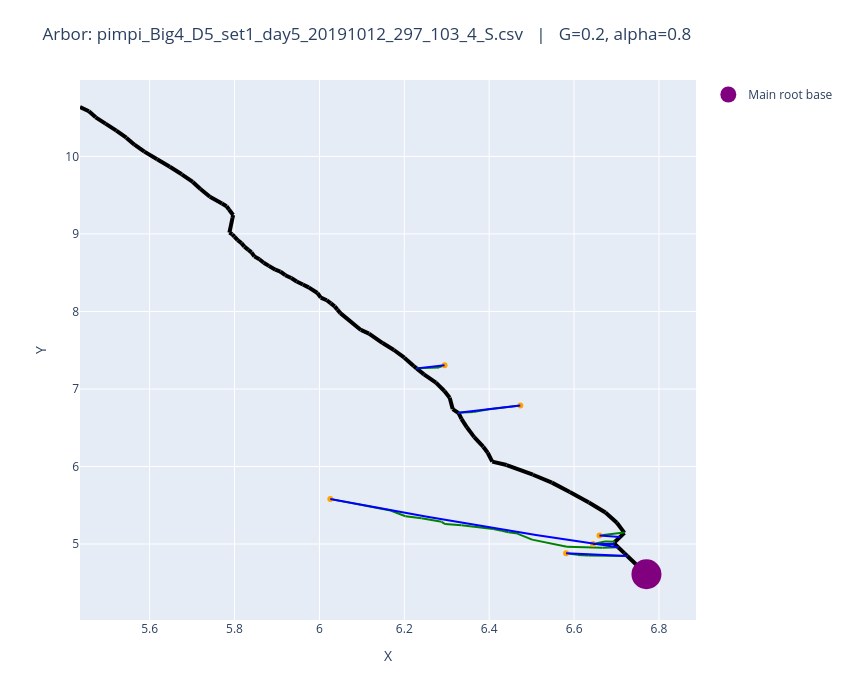

Notebook source saved alongside this figure:
### Code cell
fname = "pimpi_Big4_D5_set1_day5_20191012_297_103_4_S.csv"
plot_arbors(fname, 0.2, 0.8)

### Figure 1 — Plotly figure (JSON) as saved in the notebook; plotly's stock layout.template omitted (floating-point values rounded to 4 significant figures)
{"data": [{"line": {"color": "black", "width": 4}, "mode": "lines", "showlegend": false, "type": "scatter", "x": [6.77, 6.725], "y": [4.61, 4.846]}, {"line": {"color": "black", "width": 4}, "mode": "lines", "showlegend": false, "type": "scatter", "x": [6.725, 6.718], "y": [4.846, 4.882]}, {"line": {"color": "black", "width": 4}, "mode": "lines", "showlegend": false, "type": "scatter", "x": [6.718, 6.704], "y": [4.882, 4.958]}, {"line": {"color": "black", "width": 4}, "mode": "lines", "showlegend": false, "type": "scatter", "x": [6.704, 6.693], "y": [4.958, 5.013]}, {"line": {"color": "black", "width": 4}, "mode": "lines", "showlegend": false, "type": "scatter", "x": [6.693, 6.696], "y": [5.013, 5.029]}, {"line": {"color": "black", "width": 4}, "mode": "lines", "showlegend": false, "type": "scatter", "x": [6.696, 6.719], "y": [5.029, 5.144]}, {"line": {"color": "black", "width": 4}, "mode": "lines", "showlegend": false, "type": "scatter", "x": [6.719, 6.718], "y": [5.144, 5.147]}, {"line": {"color": "black", "width": 4}, "mode": "lines", "showlegend": false, "type": "scatter", "x": [6.718, 6.701], "y": [5.147, 5.274]}, {"line": {"color": "black", "width": 4}, "mode": "lines", "showlegend": false, "type": "scatter", "x": [6.701, 6.674], "y": [5.274, 5.406]}, {"line": {"color": "black", "width": 4}, "mode": "lines", "showlegend": false, "type": "scatter", "x": [6.674, 6.635], "y": [5.406, 5.536]}, {"line": {"color": "black", "width": 4}, "mode": "lines", "showlegend": false, "type": "scatter", "x": [6.635, 6.59], "y": [5.536, 5.672]}, {"line": {"color": "black", "width": 4}, "mode": "lines", "showlegend": false, "type": "scatter", "x": [6.59, 6.548], "y": [5.672, 5.792]}, {"line": {"color": "black", "width": 4}, "mode": "lines", "showlegend": false, "type": "scatter", "x": [6.548, 6.503], "y": [5.792, 5.894]}, {"line": {"color": "black", "width": 4}, "mode": "lines", "showlegend": false, "type": "scatter", "x": [6.503, 6.441], "y": [5.894, 6.019]}, {"line": {"color": "black", "width": 4}, "mode": "lines", "showlegend": false, "type": "scatter", "x": [6.441, 6.407], "y": [6.019, 6.063]}, {"line": {"color": "black", "width": 4}, "mode": "lines", "showlegend": false, "type": "scatter", "x": [6.407, 6.396], "y": [6.063, 6.177]}, {"line": {"color": "black", "width": 4}, "mode": "lines", "showlegend": false, "type": "scatter", "x": [6.396, 6.386], "y": [6.177, 6.255]}, {"line": {"color": "black", "width": 4}, "mode": "lines", "showlegend": false, "type": "scatter", "x": [6.386, 6.365], "y": [6.255, 6.379]}, {"line": {"color": "black", "width": 4}, "mode": "lines", "showlegend": false, "type": "scatter", "x": [6.365, 6.347], "y": [6.379, 6.505]}, {"line": {"color": "black", "width": 4}, "mode": "lines", "showlegend": false, "type": "scatter", "x": [6.347, 6.335], "y": [6.505, 6.615]}, {"line": {"color": "black", "width": 4}, "mode": "lines", "showlegend": false, "type": "scatter", "x": [6.335, 6.328], "y": [6.615, 6.688]}, {"line": {"color": "black", "width": 4}, "mode": "lines", "showlegend": false, "type": "scatter", "x": [6.328, 6.327], "y": [6.688, 6.692]}, {"line": {"color": "black", "width": 4}, "mode": "lines", "showlegend": false, "type": "scatter", "x": [6.327, 6.314], "y": [6.692, 6.741]}, {"line": {"color": "black", "width": 4}, "mode": "lines", "showlegend": false, "type": "scatter", "x": [6.314, 6.307], "y": [6.741, 6.888]}, {"line": {"color": "black", "width": 4}, "mode": "lines", "showlegend": false, "type": "scatter", "x": [6.307, 6.294], "y": [6.888, 6.973]}, {"line": {"color": "black", "width": 4}, "mode": "lines", "showlegend": false, "type": "scatter", "x": [6.294, 6.275], "y": [6.973, 7.082]}, {"line": {"color": "black", "width": 4}, "mode": "lines", "showlegend": false, "type": "scatter", "x": [6.275, 6.246], "y": [7.082, 7.188]}, {"line": {"color": "black", "width": 4}, "mode": "lines", "showlegend": false, "type": "scatter", "x": [6.246, 6.229], "y": [7.188, 7.266]}, {"line": {"color": "black", "width": 4}, "mode": "lines", "showlegend": false, "type": "scatter", "x": [6.229, 6.222], "y": [7.266, 7.296]}, {"line": {"color": "black", "width": 4}, "mode": "lines", "showlegend": false, "type": "scatter", "x": [6.222, 6.2], "y": [7.296, 7.404]}, {"line": {"color": "black", "width": 4}, "mode": "lines", "showlegend": false, "type": "scatter", "x": [6.2, 6.176], "y": [7.404, 7.502]}, {"line": {"color": "black", "width": 4}, "mode": "lines", "showlegend": false, "type": "scatter", "x": [6.176, 6.149], "y": [7.502, 7.592]}, {"line": {"color": "black", "width": 4}, "mode": "lines", "showlegend": false, "type": "scatter", "x": [6.149, 6.117], "y": [7.592, 7.715]}, {"line": {"color": "black", "width": 4}, "mode": "lines", "showlegend": false, "type": "scatter", "x": [6.117, 6.098], "y": [7.715, 7.761]}, {"line": {"color": "black", "width": 4}, "mode": "lines", "showlegend": false, "type": "scatter", "x": [6.098, 6.049], "y": [7.761, 7.978]}, {"line": {"color": "black", "width": 4}, "mode": "lines", "showlegend": false, "type": "scatter", "x": [6.049, 6.042], "y": [7.978, 8.023]}, {"line": {"color": "black", "width": 4}, "mode": "lines", "showlegend": false, "type": "scatter", "x": [6.042, 6.036], "y": [8.023, 8.065]}, {"line": {"color": "black", "width": 4}, "mode": "lines", "showlegend": false, "type": "scatter", "x": [6.036, 6.027], "y": [8.065, 8.104]}, {"line": {"color": "black", "width": 4}, "mode": "lines", "showlegend": false, "type": "scatter", "x": [6.027, 6.017], "y": [8.104, 8.145]}, {"line": {"color": "black", "width": 4}, "mode": "lines", "showlegend": false, "type": "scatter", "x": [6.017, 6.003], "y": [8.145, 8.179]}, {"line": {"color": "black", "width": 4}, "mode": "lines", "showlegend": false, "type": "scatter", "x": [6.003, 5.995], "y": [8.179, 8.238]}, {"line": {"color": "black", "width": 4}, "mode": "lines", "showlegend": false, "type": "scatter", "x": [5.995, 5.975], "y": [8.238, 8.31]}, {"line": {"color": "black", "width": 4}, "mode": "lines", "showlegend": false, "type": "scatter", "x": [5.975, 5.961], "y": [8.31, 8.347]}, {"line": {"color": "black", "width": 4}, "mode": "lines", "showlegend": false, "type": "scatter", "x": [5.961, 5.946], "y": [8.347, 8.387]}, {"line": {"color": "black", "width": 4}, "mode": "lines", "showlegend": false, "type": "scatter", "x": [5.946, 5.934], "y": [8.387, 8.431]}, {"line": {"color": "black", "width": 4}, "mode": "lines", "showlegend": false, "type": "scatter", "x": [5.934, 5.92], "y": [8.431, 8.467]}, {"line": {"color": "black", "width": 4}, "mode": "lines", "showlegend": false, "type": "scatter", "x": [5.92, 5.908], "y": [8.467, 8.515]}, {"line": {"color": "black", "width": 4}, "mode": "lines", "showlegend": false, "type": "scatter", "x": [5.908, 5.896], "y": [8.515, 8.538]}, {"line": {"color": "black", "width": 4}, "mode": "lines", "showlegend": false, "type": "scatter", "x": [5.896, 5.881], "y": [8.538, 8.588]}, {"line": {"color": "black", "width": 4}, "mode": "lines", "showlegend": false, "type": "scatter", "x": [5.881, 5.869], "y": [8.588, 8.629]}, {"line": {"color": "black", "width": 4}, "mode": "lines", "showlegend": false, "type": "scatter", "x": [5.869, 5.859], "y": [8.629, 8.673]}, {"line": {"color": "black", "width": 4}, "mode": "lines", "showlegend": false, "type": "scatter", "x": [5.859, 5.847], "y": [8.673, 8.711]}, {"line": {"color": "black", "width": 4}, "mode": "lines", "showlegend": false, "type": "scatter", "x": [5.847, 5.84], "y": [8.711, 8.762]}, {"line": {"color": "black", "width": 4}, "mode": "lines", "showlegend": false, "type": "scatter", "x": [5.84, 5.833], "y": [8.762, 8.795]}, {"line": {"color": "black", "width": 4}, "mode": "lines", "showlegend": false, "type": "scatter", "x": [5.833, 5.823], "y": [8.795, 8.836]}, {"line": {"color": "black", "width": 4}, "mode": "lines", "showlegend": false, "type": "scatter", "x": [5.823, 5.816], "y": [8.836, 8.881]}, {"line": {"color": "black", "width": 4}, "mode": "lines", "showlegend": false, "type": "scatter", "x": [5.816, 5.807], "y": [8.881, 8.919]}, {"line": {"color": "black", "width": 4}, "mode": "lines", "showlegend": false, "type": "scatter", "x": [5.807, 5.8], "y": [8.919, 8.964]}, {"line": {"color": "black", "width": 4}, "mode": "lines", "showlegend": false, "type": "scatter", "x": [5.8, 5.795], "y": [8.964, 8.995]}, {"line": {"color": "black", "width": 4}, "mode": "lines", "showlegend": false, "type": "scatter", "x": [5.795, 5.788], "y": [8.995, 9.017]}, {"line": {"color": "black", "width": 4}, "mode": "lines", "showlegend": false, "type": "scatter", "x": [5.788, 5.795], "y": [9.017, 9.208]}, {"line": {"color": "black", "width": 4}, "mode": "lines", "showlegend": false, "type": "scatter", "x": [5.795, 5.797], "y": [9.208, 9.244]}, {"line": {"color": "black", "width": 4}, "mode": "lines", "showlegend": false, "type": "scatter", "x": [5.797, 5.787], "y": [9.244, 9.315]}, {"line": {"color": "black", "width": 4}, "mode": "lines", "showlegend": false, "type": "scatter", "x": [5.787, 5.781], "y": [9.315, 9.357]}, {"line": {"color": "black", "width": 4}, "mode": "lines", "showlegend": false, "type": "scatter", "x": [5.781, 5.77], "y": [9.357, 9.392]}, {"line": {"color": "black", "width": 4}, "mode": "lines", "showlegend": false, "type": "scatter", "x": [5.77, 5.742], "y": [9.392, 9.479]}, {"line": {"color": "black", "width": 4}, "mode": "lines", "showlegend": false, "type": "scatter", "x": [5.742, 5.72], "y": [9.479, 9.58]}, {"line": {"color": "black", "width": 4}, "mode": "lines", "showlegend": false, "type": "scatter", "x": [5.72, 5.702], "y": [9.58, 9.671]}, {"line": {"color": "black", "width": 4}, "mode": "lines", "showlegend": false, "type": "scatter", "x": [5.702, 5.676], "y": [9.671, 9.77]}, {"line": {"color": "black", "width": 4}, "mode": "lines", "showlegend": false, "type": "scatter", "x": [5.676, 5.648], "y": [9.77, 9.867]}, {"line": {"color": "black", "width": 4}, "mode": "lines", "showlegend": false, "type": "scatter", "x": [5.648, 5.618], "y": [9.867, 9.965]}, {"line": {"color": "black", "width": 4}, "mode": "lines", "showlegend": false, "type": "scatter", "x": [5.618, 5.588], "y": [9.965, 10.06]}, {"line": {"color": "black", "width": 4}, "mode": "lines", "showlegend": false, "type": "scatter", "x": [5.588, 5.564], "y": [10.06, 10.15]}, {"line": {"color": "black", "width": 4}, "mode": "lines", "showlegend": false, "type": "scatter", "x": [5.564, 5.545], "y": [10.15, 10.24]}, {"line": {"color": "black", "width": 4}, "mode": "lines", "showlegend": false, "type": "scatter", "x": [5.545, 5.522], "y": [10.24, 10.33]}, {"line": {"color": "black", "width": 4}, "mode": "lines", "showlegend": false, "type": "scatter", "x": [5.522, 5.496], "y": [10.33, 10.42]}, {"line": {"color": "black", "width": 4}, "mode": "lines", "showlegend": false, "type": "scatter", "x": [5.496, 5.473], "y": [10.42, 10.5]}, {"line": {"color": "black", "width": 4}, "mode": "lines", "showlegend": false, "type": "scatter", "x": [5.473, 5.457], "y": [10.5, 10.58]}, {"line": {"color": "black", "width": 4}, "mode": "lines", "showlegend": false, "type": "scatter", "x": [5.457, 5.436], "y": [10.58, 10.64]}, {"line": {"color": "green", "width": 2}, "mode": "lines", "showlegend": false, "type": "scatter", "x": [6.66, 6.717], "y": [5.109, 5.147]}, {"line": {"color": "green", "width": 2}, "mode": "lines", "showlegend": false, "type": "scatter", "x": [6.717, 6.718], "y": [5.147, 5.147]}, {"line": {"color": "green", "width": 2}, "mode": "lines", "showlegend": false, "type": "scatter", "x": [6.645, 6.673], "y": [5.001, 5.034]}, {"line": {"color": "green", "width": 2}, "mode": "lines", "showlegend": false, "type": "scatter", "x": [6.673, 6.696], "y": [5.034, 5.029]}, {"line": {"color": "green", "width": 2}, "mode": "lines", "showlegend": false, "type": "scatter", "x": [6.026, 6.045], "y": [5.581, 5.559]}, {"line": {"color": "green", "width": 2}, "mode": "lines", "showlegend": false, "type": "scatter", "x": [6.045, 6.08], "y": [5.559, 5.524]}, {"line": {"color": "green", "width": 2}, "mode": "lines", "showlegend": false, "type": "scatter", "x": [6.08, 6.115], "y": [5.524, 5.486]}, {"line": {"color": "green", "width": 2}, "mode": "lines", "showlegend": false, "type": "scatter", "x": [6.115, 6.168], "y": [5.486, 5.433]}, {"line": {"color": "green", "width": 2}, "mode": "lines", "showlegend": false, "type": "scatter", "x": [6.168, 6.203], "y": [5.433, 5.358]}, {"line": {"color": "green", "width": 2}, "mode": "lines", "showlegend": false, "type": "scatter", "x": [6.203, 6.241], "y": [5.358, 5.332]}, {"line": {"color": "green", "width": 2}, "mode": "lines", "showlegend": false, "type": "scatter", "x": [6.241, 6.288], "y": [5.332, 5.286]}, {"line": {"color": "green", "width": 2}, "mode": "lines", "showlegend": false, "type": "scatter", "x": [6.288, 6.296], "y": [5.286, 5.257]}, {"line": {"color": "green", "width": 2}, "mode": "lines", "showlegend": false, "type": "scatter", "x": [6.296, 6.335], "y": [5.257, 5.241]}, {"line": {"color": "green", "width": 2}, "mode": "lines", "showlegend": false, "type": "scatter", "x": [6.335, 6.41], "y": [5.241, 5.194]}, {"line": {"color": "green", "width": 2}, "mode": "lines", "showlegend": false, "type": "scatter", "x": [6.41, 6.43], "y": [5.194, 5.169]}, {"line": {"color": "green", "width": 2}, "mode": "lines", "showlegend": false, "type": "scatter", "x": [6.43, 6.445], "y": [5.169, 5.151]}, {"line": {"color": "green", "width": 2}, "mode": "lines", "showlegend": false, "type": "scatter", "x": [6.445, 6.463], "y": [5.151, 5.14]}, {"line": {"color": "green", "width": 2}, "mode": "lines", "showlegend": false, "type": "scatter", "x": [6.463, 6.501], "y": [5.14, 5.056]}, {"line": {"color": "green", "width": 2}, "mode": "lines", "showlegend": false, "type": "scatter", "x": [6.501, 6.583], "y": [5.056, 4.963]}, {"line": {"color": "green", "width": 2}, "mode": "lines", "showlegend": false, "type": "scatter", "x": [6.583, 6.667], "y": [4.963, 4.951]}, {"line": {"color": "green", "width": 2}, "mode": "lines", "showlegend": false, "type": "scatter", "x": [6.667, 6.704], "y": [4.951, 4.958]}, {"line": {"color": "green", "width": 2}, "mode": "lines", "showlegend": false, "type": "scatter", "x": [6.581, 6.608], "y": [4.88, 4.86]}, {"line": {"color": "green", "width": 2}, "mode": "lines", "showlegend": false, "type": "scatter", "x": [6.608, 6.634], "y": [4.86, 4.851]}, {"line": {"color": "green", "width": 2}, "mode": "lines", "showlegend": false, "type": "scatter", "x": [6.634, 6.72], "y": [4.851, 4.845]}, {"line": {"color": "green", "width": 2}, "mode": "lines", "showlegend": false, "type": "scatter", "x": [6.72, 6.725], "y": [4.845, 4.846]}, {"line": {"color": "green", "width": 2}, "mode": "lines", "showlegend": false, "type": "scatter", "x": [6.295, 6.282], "y": [7.307, 7.278]}, {"line": {"color": "green", "width": 2}, "mode": "lines", "showlegend": false, "type": "scatter", "x": [6.282, 6.229], "y": [7.278, 7.266]}, {"line": {"color": "green", "width": 2}, "mode": "lines", "showlegend": false, "type": "scatter", "x": [6.473, 6.399], "y": [6.788, 6.737]}, {"line": {"color": "green", "width": 2}, "mode": "lines", "showlegend": false, "type": "scatter", "x": [6.399, 6.363], "y": [6.737, 6.701]}, {"line": {"color": "green", "width": 2}, "mode": "lines", "showlegend": false, "type": "scatter", "x": [6.363, 6.327], "y": [6.701, 6.692]}, {"marker": {"color": "orange"}, "mode": "markers", "showlegend": false, "type": "scatter", "x": [6.66], "y": [5.109]}, {"marker": {"color": "orange"}, "mode": "markers", "showlegend": false, "type": "scatter", "x": [6.645], "y": [5.001]}, {"marker": {"color": "orange"}, "mode": "markers", "showlegend": false, "type": "scatter", "x": [6.026], "y": [5.581]}, {"marker": {"color": "orange"}, "mode": "markers", "showlegend": false, "type": "scatter", "x": [6.581], "y": [4.88]}, {"marker": {"color": "orange"}, "mode": "markers", "showlegend": false, "type": "scatter", "x": [6.295], "y": [7.307]}, {"marker": {"color": "orange"}, "mode": "markers", "showlegend": false, "type": "scatter", "x": [6.473], "y": [6.788]}, {"marker": {"color": "purple", "size": 30}, "mode": "markers", "name": "Main root base", "type": "scatter", "x": [6.77], "y": [4.61]}, {"line": {"color": "blue"}, "mode": "lines", "showlegend": false, "type": "scatter", "x": [6.66, 6.661, 6.662, 6.663, 6.664, 6.665, 6.666, 6.667, 6.668, 6.669, 6.67, 6.671, 6.672, 6.673, 6.674, 6.675, 6.676, 6.677, 6.678, 6.679, 6.68, 6.681, 6.682, 6.682, 6.683, 6.684, 6.685, 6.686, 6.687, 6.688, 6.689, 6.69, 6.691, 6.692, 6.693, 6.694, 6.695, 6.696, 6.697, 6.698, 6.699, 6.7, 6.701, 6.702, 6.703, 6.704, 6.705, 6.706, 6.707, 6.708], "y": [5.109, 5.109, 5.109, 5.108, 5.108, 5.107, 5.107, 5.106, 5.106, 5.106, 5.105, 5.105, 5.104, 5.104, 5.104, 5.103, 5.103, 5.102, 5.102, 5.102, 5.101, 5.101, 5.1, 5.1, 5.1, 5.099, 5.099, 5.098, 5.098, 5.097, 5.097, 5.097, 5.096, 5.096, 5.095, 5.095, 5.095, 5.094, 5.094, 5.093, 5.093, 5.093, 5.092, 5.092, 5.091, 5.091, 5.091, 5.09, 5.09, 5.089]}, {"line": {"color": "blue"}, "mode": "lines", "showlegend": false, "type": "scatter", "x": [6.645, 6.646, 6.647, 6.648, 6.649, 6.65, 6.651, 6.652, 6.653, 6.654, 6.655, 6.656, 6.657, 6.658, 6.659, 6.66, 6.661, 6.662, 6.663, 6.664, 6.665, 6.666, 6.668, 6.669, 6.67, 6.671, 6.672, 6.673, 6.674, 6.675, 6.676, 6.677, 6.678, 6.679, 6.68, 6.681, 6.682, 6.683, 6.684, 6.685, 6.686, 6.687, 6.688, 6.689, 6.69, 6.692, 6.693, 6.694, 6.695, 6.696], "y": [5.001, 5.001, 5.001, 5.001, 5.001, 5.001, 5.001, 5.001, 5.001, 5.001, 5.001, 5.001, 5.001, 5.001, 5.001, 5.001, 5.001, 5.001, 5.001, 5.001, 5.001, 5.001, 5.0, 5.0, 5.0, 5.0, 5.0, 5.0, 5.0, 5.0, 5.0, 5.0, 5.0, 5.0, 5.0, 5.0, 5.0, 5.0, 5.0, 5.0, 5.0, 5.0, 5.0, 5.0, 5.0, 5.0, 5.0, 5.0, 5.0, 5.0]}, {"line": {"color": "blue"}, "mode": "lines", "showlegend": false, "type": "scatter", "x": [6.026, 6.04, 6.053, 6.067, 6.081, 6.095, 6.109, 6.123, 6.136, 6.15, 6.164, 6.178, 6.192, 6.206, 6.219, 6.233, 6.247, 6.261, 6.275, 6.289, 6.302, 6.316, 6.33, 6.344, 6.358, 6.372, 6.386, 6.399, 6.413, 6.427, 6.441, 6.455, 6.469, 6.482, 6.496, 6.51, 6.524, 6.538, 6.552, 6.565, 6.579, 6.593, 6.607, 6.621, 6.635, 6.648, 6.662, 6.676, 6.69, 6.704], "y": [5.581, 5.567, 5.552, 5.538, 5.523, 5.509, 5.495, 5.481, 5.467, 5.453, 5.439, 5.425, 5.412, 5.398, 5.384, 5.371, 5.357, 5.344, 5.331, 5.318, 5.305, 5.292, 5.279, 5.266, 5.253, 5.24, 5.228, 5.215, 5.203, 5.19, 5.178, 5.166, 5.153, 5.141, 5.129, 5.117, 5.105, 5.094, 5.082, 5.07, 5.059, 5.047, 5.036, 5.024, 5.013, 5.002, 4.991, 4.98, 4.969, 4.958]}, {"line": {"color": "blue"}, "mode": "lines", "showlegend": false, "type": "scatter", "x": [6.581, 6.584, 6.587, 6.59, 6.593, 6.596, 6.599, 6.602, 6.605, 6.608, 6.611, 6.614, 6.616, 6.619, 6.622, 6.625, 6.628, 6.631, 6.634, 6.637, 6.64, 6.643, 6.646, 6.649, 6.652, 6.655, 6.658, 6.661, 6.664, 6.666, 6.669, 6.672, 6.675, 6.678, 6.681, 6.684, 6.687, 6.69, 6.693, 6.696, 6.699, 6.702, 6.705, 6.708, 6.711, 6.714, 6.716, 6.719, 6.722, 6.725], "y": [4.88, 4.879, 4.879, 4.878, 4.877, 4.876, 4.876, 4.875, 4.874, 4.873, 4.873, 4.872, 4.871, 4.87, 4.87, 4.869, 4.868, 4.867, 4.867, 4.866, 4.865, 4.864, 4.864, 4.863, 4.862, 4.862, 4.861, 4.86, 4.86, 4.859, 4.858, 4.857, 4.857, 4.856, 4.855, 4.855, 4.854, 4.853, 4.853, 4.852, 4.851, 4.851, 4.85, 4.85, 4.849, 4.848, 4.848, 4.847, 4.846, 4.846]}, {"line": {"color": "blue"}, "mode": "lines", "showlegend": false, "type": "scatter", "x": [6.229, 6.23, 6.232, 6.233, 6.234, 6.236, 6.237, 6.238, 6.24, 6.241, 6.242, 6.244, 6.245, 6.246, 6.248, 6.249, 6.25, 6.252, 6.253, 6.254, 6.256, 6.257, 6.258, 6.26, 6.261, 6.263, 6.264, 6.265, 6.267, 6.268, 6.269, 6.271, 6.272, 6.273, 6.275, 6.276, 6.277, 6.279, 6.28, 6.281, 6.283, 6.284, 6.285, 6.287, 6.288, 6.289, 6.291, 6.292, 6.293, 6.295], "y": [7.266, 7.266, 7.267, 7.268, 7.269, 7.27, 7.271, 7.271, 7.272, 7.273, 7.274, 7.275, 7.276, 7.277, 7.277, 7.278, 7.279, 7.28, 7.281, 7.282, 7.282, 7.283, 7.284, 7.285, 7.286, 7.287, 7.288, 7.288, 7.289, 7.29, 7.291, 7.292, 7.293, 7.294, 7.294, 7.295, 7.296, 7.297, 7.298, 7.299, 7.3, 7.3, 7.301, 7.302, 7.303, 7.304, 7.305, 7.306, 7.306, 7.307]}, {"line": {"color": "blue"}, "mode": "lines", "showlegend": false, "type": "scatter", "x": [6.327, 6.33, 6.333, 6.336, 6.339, 6.342, 6.345, 6.348, 6.351, 6.354, 6.357, 6.36, 6.363, 6.366, 6.369, 6.372, 6.375, 6.378, 6.381, 6.384, 6.387, 6.39, 6.393, 6.396, 6.399, 6.402, 6.405, 6.408, 6.411, 6.414, 6.417, 6.42, 6.423, 6.426, 6.429, 6.432, 6.435, 6.438, 6.441, 6.444, 6.446, 6.449, 6.452, 6.455, 6.458, 6.461, 6.464, 6.467, 6.47, 6.473], "y": [6.692, 6.694, 6.696, 6.697, 6.699, 6.701, 6.703, 6.705, 6.707, 6.709, 6.711, 6.713, 6.715, 6.717, 6.718, 6.72, 6.722, 6.724, 6.726, 6.728, 6.73, 6.732, 6.734, 6.736, 6.738, 6.74, 6.742, 6.744, 6.746, 6.748, 6.75, 6.752, 6.754, 6.756, 6.758, 6.76, 6.762, 6.764, 6.766, 6.768, 6.77, 6.772, 6.774, 6.776, 6.778, 6.78, 6.782, 6.784, 6.786, 6.788]}], "layout": {"annotations": [{"font": {"size": 14}, "showarrow": false, "text": "", "x": 0.5, "xref": "paper", "y": -0.1, "yref": "paper"}], "height": 700, "margin": {"b": 80, "t": 80}, "title": {"text": "Arbor: pimpi_Big4_D5_set1_day5_20191012_297_103_4_S.csv   |   G=0.2, alpha=0.8"}, "width": 850, "xaxis": {"title": {"text": "X"}}, "yaxis": {"title": {"text": "Y"}}}}
